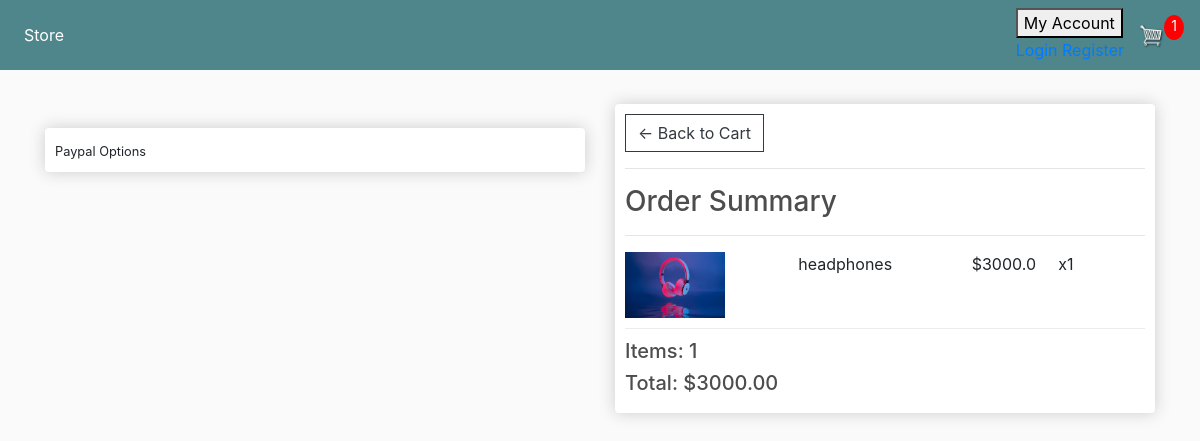
Screenshot of /checkout/ (signed in) with the database file from the repository.
### store/models.py (models this page shows, shortened)
class OrderItem(models.Model):
    product = models.ForeignKey(Product,on_delete=models.SET_NULL, null=True, blank=True )
    order = models.ForeignKey(Order, on_delete=models.SET_NULL, null=True, blank=True)
    quantity = models.IntegerField(default = 0,null=True,blank=True)
    date_added = models.DateTimeField(auto_now_add=True)
    @property
    def get_total(self):
        total  = self.product.price * self.quantity
        return total

class Product(models.Model):
    name = models.CharField(max_length = 200)
    price = models.FloatField()
    digital =models.BooleanField(default = False, null=True, blank=True)
    image = models.ImageField(null=True,blank=True)
    @property
    def imageURL(self):
        try:
            url = self.image.url
        except:
            url = ''
        return url

class Order(models.Model):
	customer = models.ForeignKey(Customer, on_delete=models.SET_NULL, null=True, blank=True)
	date_ordered = models.DateTimeField(auto_now_add=True)
	complete = models.BooleanField(default=False)
	transaction_id = models.CharField(max_length=100, null=True)
	@property
	def shipping(self):
		shipping = False
		orderitems = self.orderitem_set.all()
		for i in orderitems:
			if i.product.digital == False:
				shipping = True
		return shipping
	@property
	def get_cart_total(self):
		orderitems = self.orderitem_set.all()
		total = sum([item.get_total for item in orderitems])
		return total
	@property
	def get_cart_items(self):
		orderitems = self.orderitem_set.all()
		total = sum([item.quantity for item in orderitems])
		return total

### store/views.py (the view)
# urls.py: path('checkout/', views.checkout, name="checkout"),
@login_required()
def checkout(request):
	if request.user.is_authenticated:
		customer = request.user.customer
		order, created = Order.objects.get_or_create(customer=customer, complete=False)
		items = order.orderitem_set.all()
		cartItems = order.get_cart_items
	else:
		items = []
		order = {"get_cart_total":0, "get_cart_item":0, 'shipping':False}
		cartItems = order['get_cart_items']
	context = {"items":items, 'order': order, 'cartItems':cartItems}
	return render(request, 'store/checkout.html', context)

### store/templates/store/checkout.html (shortened to what this page needs)
{% extends 'store/main.html' %}
{% load static %}
{% block content %}
     <div class="row">
		<div class="col-lg-6">
			<br>
			<div class="box-element hidden" id="payment-info">
				<small>Paypal Options</small>
			</div>
		</div>
		<div class="col-lg-6">
			<div class="box-element">
				<a  class="btn btn-outline-dark" href="{% url 'cart' %}">&#x2190; Back to Cart</a>
				<hr>
				<h3>Order Summary</h3>
				<hr>
				{% for item in items %}
				<div class="cart-row">
					<div style="flex:2"><img class="row-image" src="{{item.product.imageURL}}"></div>
					<div style="flex:2"><p>{{item.product.name}}</p></div>
					<div style="flex:1"><p>${{item.product.price}}</p></div>
					<div style="flex:1"><p>x{{item.quantity}}</p></div>
				</div>
				{% endfor %}
				<h5>Items:   {{order.get_cart_items}}</h5>
				<h5>Total:   ${{order.get_cart_total|floatformat:2}}</h5>
			</div>
		</div>
	</div>
{% endblock content %}

### static/css/main.css (style rules this page uses)
body { background-color: hsl(0, 0%, 98%); }
h1,h2,h3,h4,h5,h6 { color:hsl(0, 0%, 30%); }
.box-element { box-shadow:hsl(0, 0%, 80%) 0 0 16px; background-color: #fff; border-radius: 4px; padding: 10px; }
.col-lg-4, .col-lg-6, .col-lg-8, .col-lg-12 { margin-top: 10px; }
.btn { border-radius: 0; }
.row-image { width: 100px; }
.cart-row { display: flex; align-items: flex-stretch; padding-bottom: 10px; margin-bottom: 10px; border-bottom: 1px solid #ececec; }

### rows the page displays
OrderItem: product.imageURL (picture), product.name "headphones", product.price "3000.0", quantity "1"
Order: get_cart_items "1", get_cart_total "3000.00"

### other values shown
{{ cartItems }} "1"
